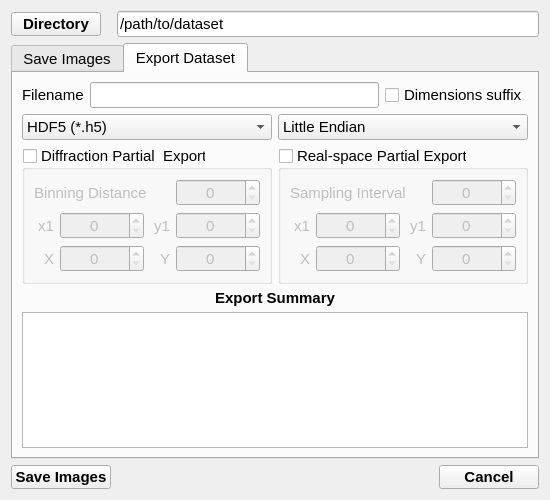
<?xml version="1.0" encoding="UTF-8"?>
<ui version="4.0">
 <class>SavePanelForm</class>
 <widget class="QWidget" name="SavePanelForm">
  <property name="geometry">
   <rect>
    <x>0</x>
    <y>0</y>
    <width>550</width>
    <height>500</height>
   </rect>
  </property>
  <property name="sizePolicy">
   <sizepolicy hsizetype="Fixed" vsizetype="Preferred">
    <horstretch>0</horstretch>
    <verstretch>0</verstretch>
   </sizepolicy>
  </property>
  <property name="minimumSize">
   <size>
    <width>550</width>
    <height>500</height>
   </size>
  </property>
  <property name="maximumSize">
   <size>
    <width>550</width>
    <height>500</height>
   </size>
  </property>
  <property name="font">
   <font>
    <pointsize>11</pointsize>
   </font>
  </property>
  <property name="windowTitle">
   <string>Form</string>
  </property>
  <layout class="QGridLayout" name="gridLayout">
   <item row="2" column="1">
    <spacer name="SavePanelHSpacer">
     <property name="orientation">
      <enum>Qt::Horizontal</enum>
     </property>
     <property name="sizeHint" stdset="0">
      <size>
       <width>40</width>
       <height>20</height>
      </size>
     </property>
    </spacer>
   </item>
   <item row="2" column="0">
    <widget class="QPushButton" name="SaveExport">
     <property name="minimumSize">
      <size>
       <width>100</width>
       <height>24</height>
      </size>
     </property>
     <property name="maximumSize">
      <size>
       <width>100</width>
       <height>24</height>
      </size>
     </property>
     <property name="font">
      <font>
       <pointsize>11</pointsize>
       <weight>75</weight>
       <bold>true</bold>
      </font>
     </property>
     <property name="text">
      <string>Save Images</string>
     </property>
    </widget>
   </item>
   <item row="0" column="0">
    <widget class="QPushButton" name="SaveDirButton">
     <property name="minimumSize">
      <size>
       <width>90</width>
       <height>24</height>
      </size>
     </property>
     <property name="maximumSize">
      <size>
       <width>90</width>
       <height>24</height>
      </size>
     </property>
     <property name="font">
      <font>
       <pointsize>11</pointsize>
       <weight>75</weight>
       <bold>true</bold>
      </font>
     </property>
     <property name="text">
      <string>Directory</string>
     </property>
    </widget>
   </item>
   <item row="0" column="1" colspan="2">
    <widget class="QLineEdit" name="SaveDir">
     <property name="text">
      <string>/path/to/dataset</string>
     </property>
    </widget>
   </item>
   <item row="2" column="2">
    <widget class="QPushButton" name="SaveCloseButton">
     <property name="minimumSize">
      <size>
       <width>100</width>
       <height>24</height>
      </size>
     </property>
     <property name="maximumSize">
      <size>
       <width>100</width>
       <height>24</height>
      </size>
     </property>
     <property name="font">
      <font>
       <pointsize>11</pointsize>
       <weight>75</weight>
       <bold>true</bold>
      </font>
     </property>
     <property name="text">
      <string>Cancel</string>
     </property>
    </widget>
   </item>
   <item row="1" column="0" colspan="3">
    <widget class="QTabWidget" name="SaveTabGroup">
     <property name="currentIndex">
      <number>1</number>
     </property>
     <widget class="QWidget" name="SaveImgTab">
      <attribute name="title">
       <string>Save Images</string>
      </attribute>
      <layout class="QGridLayout" name="gridLayout_2">
       <item row="4" column="0" colspan="6">
        <widget class="QListWidget" name="SaveImgList"/>
       </item>
       <item row="5" column="0" colspan="3">
        <widget class="QCheckBox" name="SaveImgTIF">
         <property name="text">
          <string>Raw data (single-precision), TIFF</string>
         </property>
         <property name="checked">
          <bool>true</bool>
         </property>
        </widget>
       </item>
       <item row="2" column="3">
        <widget class="QCheckBox" name="SavePrfxRi">
         <property name="text">
          <string>Inner</string>
         </property>
        </widget>
       </item>
       <item row="7" column="5">
        <widget class="QSpinBox" name="SaveImgAnnotDPI">
         <property name="alignment">
          <set>Qt::AlignCenter</set>
         </property>
         <property name="buttonSymbols">
          <enum>QAbstractSpinBox::NoButtons</enum>
         </property>
         <property name="maximum">
          <number>10000</number>
         </property>
         <property name="value">
          <number>72</number>
         </property>
        </widget>
       </item>
       <item row="2" column="0" colspan="3">
        <widget class="QLabel" name="PrefixLabel">
         <property name="text">
          <string>Include Annular Detector Angles in Filename</string>
         </property>
        </widget>
       </item>
       <item row="3" column="0" colspan="4">
        <widget class="QLabel" name="SaveImgListLabel">
         <property name="font">
          <font>
           <pointsize>11</pointsize>
           <weight>75</weight>
           <bold>true</bold>
          </font>
         </property>
         <property name="text">
          <string>Images to Save (Multi-select with Ctrl/Shift)</string>
         </property>
         <property name="alignment">
          <set>Qt::AlignCenter</set>
         </property>
        </widget>
       </item>
       <item row="7" column="4">
        <widget class="QLabel" name="SaveImgAnnotDPILabel">
         <property name="text">
          <string>DPI:</string>
         </property>
         <property name="alignment">
          <set>Qt::AlignRight|Qt::AlignTrailing|Qt::AlignVCenter</set>
         </property>
        </widget>
       </item>
       <item row="7" column="0">
        <widget class="QCheckBox" name="SaveImgPNG">
         <property name="text">
          <string>As-displayed, PNG; </string>
         </property>
         <property name="checked">
          <bool>true</bool>
         </property>
        </widget>
       </item>
       <item row="3" column="4" colspan="2">
        <widget class="QCheckBox" name="SaveImgSelectAll">
         <property name="text">
          <string>Select All</string>
         </property>
        </widget>
       </item>
       <item row="7" column="1" colspan="3">
        <widget class="QCheckBox" name="SaveImgPNGAnnot">
         <property name="text">
          <string>w/ annotations, e.g. ROIs,</string>
         </property>
         <property name="checked">
          <bool>true</bool>
         </property>
        </widget>
       </item>
       <item row="2" column="4" colspan="2">
        <widget class="QCheckBox" name="SavePrfxRo">
         <property name="text">
          <string>Outer</string>
         </property>
        </widget>
       </item>
       <item row="1" column="0" colspan="6">
        <layout class="QHBoxLayout" name="SaveImgTabHGrid">
         <item>
          <widget class="QLabel" name="SaveImgPrefixLabel">
           <property name="text">
            <string>Filename Prefix</string>
           </property>
          </widget>
         </item>
         <item>
          <widget class="QLineEdit" name="SaveImgPrefix"/>
         </item>
        </layout>
       </item>
      </layout>
     </widget>
     <widget class="QWidget" name="ExportTab">
      <attribute name="title">
       <string>Export Dataset</string>
      </attribute>
      <layout class="QGridLayout" name="gridLayout_3">
       <item row="1" column="3">
        <widget class="QCheckBox" name="ExpDimSuff">
         <property name="text">
          <string>Dimensions suffix</string>
         </property>
        </widget>
       </item>
       <item row="4" column="0" colspan="4">
        <widget class="QLabel" name="ExpNotesLabel">
         <property name="maximumSize">
          <size>
           <width>16777215</width>
           <height>16</height>
          </size>
         </property>
         <property name="font">
          <font>
           <pointsize>11</pointsize>
           <weight>75</weight>
           <bold>true</bold>
          </font>
         </property>
         <property name="text">
          <string>Export Summary</string>
         </property>
         <property name="alignment">
          <set>Qt::AlignCenter</set>
         </property>
        </widget>
       </item>
       <item row="2" column="0" colspan="2">
        <widget class="QComboBox" name="ExpFormat">
         <property name="minimumSize">
          <size>
           <width>250</width>
           <height>0</height>
          </size>
         </property>
         <property name="maximumSize">
          <size>
           <width>250</width>
           <height>16777215</height>
          </size>
         </property>
         <item>
          <property name="text">
           <string>HDF5 (*.h5)</string>
          </property>
         </item>
         <item>
          <property name="text">
           <string>Raw Binary (*.raw)</string>
          </property>
         </item>
        </widget>
       </item>
       <item row="2" column="2" colspan="2">
        <widget class="QComboBox" name="ExpByteOrder">
         <property name="minimumSize">
          <size>
           <width>250</width>
           <height>0</height>
          </size>
         </property>
         <property name="maximumSize">
          <size>
           <width>250</width>
           <height>16777215</height>
          </size>
         </property>
         <item>
          <property name="text">
           <string>Little Endian</string>
          </property>
         </item>
         <item>
          <property name="text">
           <string>Big Endian</string>
          </property>
         </item>
        </widget>
       </item>
       <item row="5" column="0" colspan="4">
        <widget class="QTextEdit" name="ExpNotes"/>
       </item>
       <item row="1" column="0" colspan="3">
        <layout class="QHBoxLayout" name="ExportTabHGrid">
         <item>
          <widget class="QLabel" name="ExpFilenameLabel">
           <property name="text">
            <string>Filename</string>
           </property>
          </widget>
         </item>
         <item>
          <widget class="QLineEdit" name="ExpFilename">
           <property name="text">
            <string/>
           </property>
          </widget>
         </item>
        </layout>
       </item>
       <item row="3" column="0" colspan="4">
        <layout class="QHBoxLayout" name="ExportRangeGrid">
         <item>
          <widget class="QGroupBox" name="ExpPxPart">
           <property name="title">
            <string>Diffraction Partial  Export</string>
           </property>
           <property name="checkable">
            <bool>true</bool>
           </property>
           <property name="checked">
            <bool>false</bool>
           </property>
           <layout class="QGridLayout" name="ExportPxRangeGrid">
            <item row="2" column="3">
             <widget class="QSpinBox" name="ENPxY">
              <property name="alignment">
               <set>Qt::AlignCenter</set>
              </property>
             </widget>
            </item>
            <item row="1" column="0">
             <widget class="QLabel" name="EPxX1Label">
              <property name="maximumSize">
               <size>
                <width>20</width>
                <height>16777215</height>
               </size>
              </property>
              <property name="text">
               <string>x1</string>
              </property>
              <property name="alignment">
               <set>Qt::AlignRight|Qt::AlignTrailing|Qt::AlignVCenter</set>
              </property>
             </widget>
            </item>
            <item row="2" column="0">
             <widget class="QLabel" name="ENPxXLabel">
              <property name="maximumSize">
               <size>
                <width>20</width>
                <height>16777215</height>
               </size>
              </property>
              <property name="text">
               <string>X</string>
              </property>
              <property name="alignment">
               <set>Qt::AlignRight|Qt::AlignTrailing|Qt::AlignVCenter</set>
              </property>
             </widget>
            </item>
            <item row="1" column="3">
             <widget class="QSpinBox" name="EPxY1">
              <property name="alignment">
               <set>Qt::AlignCenter</set>
              </property>
             </widget>
            </item>
            <item row="2" column="2">
             <widget class="QLabel" name="ENPxYLabel">
              <property name="maximumSize">
               <size>
                <width>20</width>
                <height>16777215</height>
               </size>
              </property>
              <property name="text">
               <string>Y</string>
              </property>
              <property name="alignment">
               <set>Qt::AlignRight|Qt::AlignTrailing|Qt::AlignVCenter</set>
              </property>
             </widget>
            </item>
            <item row="0" column="3">
             <widget class="QSpinBox" name="EPxD">
              <property name="enabled">
               <bool>false</bool>
              </property>
              <property name="alignment">
               <set>Qt::AlignCenter</set>
              </property>
             </widget>
            </item>
            <item row="0" column="0" colspan="3">
             <widget class="QLabel" name="EPxDLabel">
              <property name="font">
               <font>
                <pointsize>11</pointsize>
               </font>
              </property>
              <property name="text">
               <string>Binning Distance</string>
              </property>
             </widget>
            </item>
            <item row="2" column="1">
             <widget class="QSpinBox" name="ENPxX">
              <property name="alignment">
               <set>Qt::AlignCenter</set>
              </property>
             </widget>
            </item>
            <item row="1" column="2">
             <widget class="QLabel" name="EPxY1Label">
              <property name="maximumSize">
               <size>
                <width>20</width>
                <height>16777215</height>
               </size>
              </property>
              <property name="text">
               <string>y1</string>
              </property>
              <property name="alignment">
               <set>Qt::AlignRight|Qt::AlignTrailing|Qt::AlignVCenter</set>
              </property>
             </widget>
            </item>
            <item row="1" column="1">
             <widget class="QSpinBox" name="EPxX1">
              <property name="alignment">
               <set>Qt::AlignCenter</set>
              </property>
             </widget>
            </item>
           </layout>
          </widget>
         </item>
         <item>
          <widget class="QGroupBox" name="ExpFrPart">
           <property name="title">
            <string>Real-space Partial Export</string>
           </property>
           <property name="checkable">
            <bool>true</bool>
           </property>
           <property name="checked">
            <bool>false</bool>
           </property>
           <layout class="QGridLayout" name="ExportFrRangeGrid">
            <item row="2" column="0">
             <widget class="QLabel" name="ENFrXLabel">
              <property name="maximumSize">
               <size>
                <width>20</width>
                <height>16777215</height>
               </size>
              </property>
              <property name="text">
               <string>X</string>
              </property>
              <property name="alignment">
               <set>Qt::AlignRight|Qt::AlignTrailing|Qt::AlignVCenter</set>
              </property>
             </widget>
            </item>
            <item row="2" column="2">
             <widget class="QLabel" name="ExFrYLabel">
              <property name="maximumSize">
               <size>
                <width>20</width>
                <height>16777215</height>
               </size>
              </property>
              <property name="text">
               <string>Y</string>
              </property>
              <property name="alignment">
               <set>Qt::AlignRight|Qt::AlignTrailing|Qt::AlignVCenter</set>
              </property>
             </widget>
            </item>
            <item row="2" column="3">
             <widget class="QSpinBox" name="ENFrY">
              <property name="alignment">
               <set>Qt::AlignCenter</set>
              </property>
             </widget>
            </item>
            <item row="0" column="0" colspan="3">
             <widget class="QLabel" name="EFrDLabel">
              <property name="font">
               <font>
                <pointsize>11</pointsize>
               </font>
              </property>
              <property name="text">
               <string>Sampling Interval</string>
              </property>
             </widget>
            </item>
            <item row="1" column="3">
             <widget class="QSpinBox" name="EFrY1">
              <property name="alignment">
               <set>Qt::AlignCenter</set>
              </property>
             </widget>
            </item>
            <item row="0" column="3">
             <widget class="QSpinBox" name="EFrD">
              <property name="alignment">
               <set>Qt::AlignCenter</set>
              </property>
             </widget>
            </item>
            <item row="1" column="2">
             <widget class="QLabel" name="EFrY1Label">
              <property name="maximumSize">
               <size>
                <width>20</width>
                <height>16777215</height>
               </size>
              </property>
              <property name="text">
               <string>y1</string>
              </property>
              <property name="alignment">
               <set>Qt::AlignRight|Qt::AlignTrailing|Qt::AlignVCenter</set>
              </property>
             </widget>
            </item>
            <item row="2" column="1">
             <widget class="QSpinBox" name="ENFrX">
              <property name="alignment">
               <set>Qt::AlignCenter</set>
              </property>
             </widget>
            </item>
            <item row="1" column="0">
             <widget class="QLabel" name="EFrX1Label">
              <property name="maximumSize">
               <size>
                <width>20</width>
                <height>16777215</height>
               </size>
              </property>
              <property name="text">
               <string>x1</string>
              </property>
              <property name="alignment">
               <set>Qt::AlignRight|Qt::AlignTrailing|Qt::AlignVCenter</set>
              </property>
             </widget>
            </item>
            <item row="1" column="1">
             <widget class="QSpinBox" name="EFrX1">
              <property name="alignment">
               <set>Qt::AlignCenter</set>
              </property>
             </widget>
            </item>
           </layout>
          </widget>
         </item>
        </layout>
       </item>
      </layout>
     </widget>
    </widget>
   </item>
  </layout>
 </widget>
 <resources/>
 <connections/>
</ui>
